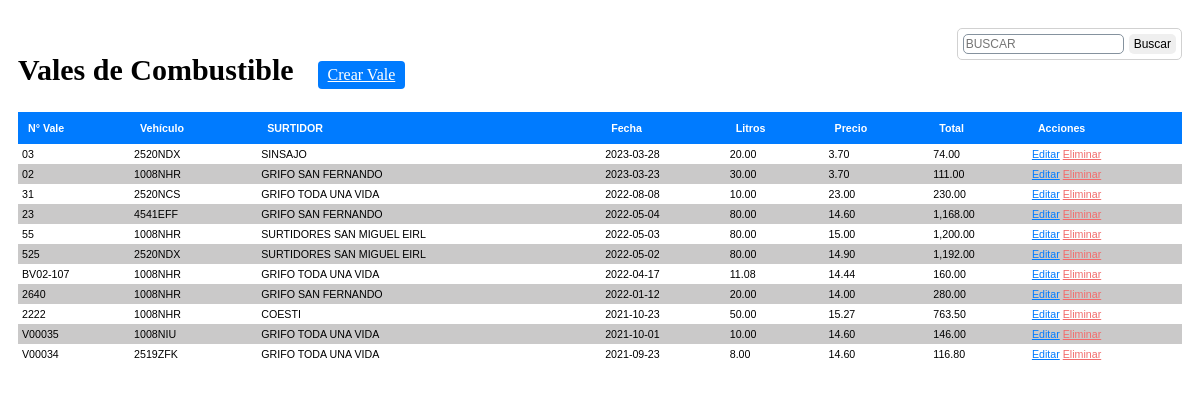
Screenshot of /paginas/vale/listarvale.php (signed in) with the database file from the repository.
### tables this page shows
CREATE TABLE `vale` (
  `idvale` int(11) NOT NULL,
  `token` tinytext DEFAULT NULL,
  `numerovale` varchar(15) DEFAULT NULL,
  `idvehiculo` int(11) DEFAULT NULL,
  `idgrifo` int(11) DEFAULT NULL,
  `idconductor` int(11) DEFAULT NULL,
  `fecha` date DEFAULT NULL,
  `kilometraje` double DEFAULT NULL,
  `galonaje` double DEFAULT NULL,
  `precio` double DEFAULT NULL,
  `codcombustible` varchar(15) DEFAULT NULL
);

CREATE TABLE `vehiculo` (
  `idvehiculo` int(11) NOT NULL,
  `token` tinytext DEFAULT NULL,
  `idcombustible` int(11) DEFAULT NULL,
  `placa` varchar(15) DEFAULT NULL,
  `tipo` varchar(100) DEFAULT NULL,
  `anofabricacion` double DEFAULT NULL,
  `marca` varchar(100) DEFAULT NULL,
  `codcombustible` varchar(15) DEFAULT NULL
);

CREATE TABLE `grifo` (
  `idgrifo` int(11) NOT NULL,
  `token` tinytext DEFAULT NULL,
  `nombregrifo` varchar(45) DEFAULT NULL,
  `rucgrifo` varchar(15) DEFAULT NULL,
  `direcciongrifo` varchar(150) DEFAULT NULL,
  `telefonogrifo` varchar(45) DEFAULT NULL,
  `codcombustible` varchar(15) DEFAULT NULL
);

### paginas/vale/listarvale.php (the view, shortened to what this page needs)
<?php
	$codcombustible = $_SESSION["codcombustible"];
	include "../../conexion.php";
?>
<!DOCTYPE html>
<html lang="en">
<head>
  <link rel="stylesheet" href="plugins/fontawesome-free/css/all.min.css">
  <link rel="stylesheet" href="https://code.ionicframework.com/ionicons/2.0.1/css/ionicons.min.css">
  <link href="../css/style.css" rel="stylesheet">
</head>
<body>
<section id="container">
	<div class="margen">
		<h1>Vales de Combustible</h1>
		<a href="registrovale.php" class="btn_new">Crear Vale</a>
		<form action="listarvale.php" method="get" class="form_search">
			<input type="text" name="busqueda" id="busqueda" placeholder="Buscar" style="text-transform:uppercase">
			<input type="submit" value="Buscar" class="btn_search">
		</form>
		<table>
			<tr>
				<th>N° Vale</th>
				<th>Vehículo</th>
				<th>SURTIDOR</th>
				<th>Fecha</th>
				<th>Litros</th>
				<th>Precio</th>
				<th>Total</th>
				<th>Acciones</th>
			</tr>
		<?php
			if (sizeof($_REQUEST)>0) {
				$busqueda = strtoupper($_REQUEST['busqueda']);
				$busqueda2=lista($busqueda);
			} else {
					$busqueda = "";
			}
			$encontrado2='NO';
			if($encontrado2 == 'SI'){
				$query = mysqli_query($conection,"SELECT vale.idvale, vale.token, vale.numerovale, vehiculo.placa, grifo.nombregrifo, vale.fecha, vale.galonaje, vale.precio, ( vale.galonaje * vale.precio)AS total FROM vale
													INNER JOIN vehiculo ON vale.idvehiculo = vehiculo.idvehiculo
													INNER JOIN grifo ON vale.idgrifo = grifo.idgrifo
													INNER JOIN conductor ON vale.idconductor = conductor.idconductor
													WHERE vale.codcombustible = '$codcombustible' ORDER BY vale.fecha DESC");
			}else{
				$query = mysqli_query($conection,"SELECT vale.idvale, vale.token, vale.numerovale, vehiculo.placa, grifo.nombregrifo, vale.fecha, vale.galonaje, vale.precio, ( vale.galonaje * vale.precio)AS total FROM vale
													INNER JOIN vehiculo ON vale.idvehiculo = vehiculo.idvehiculo
													INNER JOIN grifo ON vale.idgrifo = grifo.idgrifo
													INNER JOIN conductor ON vale.idconductor = conductor.idconductor
													WHERE (vale.numerovale LIKE '%$busqueda%' OR vehiculo.placa LIKE '%$busqueda%' OR grifo.nombregrifo LIKE '%$busqueda%' OR vale.fecha LIKE '%$busqueda%') and vale.codcombustible = '$codcombustible' ORDER BY vale.fecha DESC");
			}
			$result = mysqli_num_rows($query);
			if($result > 0){
				while ($data = mysqli_fetch_array($query)) {
			?>
				<tr>
					<td><?php echo $data['numerovale']; ?></td>
					<td><?php echo $data['placa']; ?></td>
					<td><?php echo $data['nombregrifo']; ?></td>
					<td><?php echo $data['fecha']; ?></td>
					<td ><?php echo number_format($data['galonaje'],2); ?></td>
					<td ><?php echo number_format($data['precio'],2); ?></td>
					<td ><?php echo number_format($data['total'],2); ?></td>
					<td>
						<a class="link_edit" href="editarvale.php?token=<?php echo $data['token']; ?>">Editar</a>
						<a class="link_delete" href="eliminarvale.php?token=<?php echo $data['token']; ?>">Eliminar</a>
					</td>
				</tr>
		<?php
				}
			}
		 ?>
		</table>
	</div>
</section>
</body>
</html>

### paginas/css/style.css (style rules this page uses)
#container { background: #FFF; padding: 10px 0; }
form { background: #FFF; margin: auto; padding: 20px 50px; border: 1px solid #d1d1d1; }
input,select,textarea { display: block; font-size: 9pt; padding: 2px; border: 1px solid #85929e; border-radius: 5px; }
.margen { margin: 10px; }
#container h1 { font-size: 30px; display: inline-block; }
.btn_new { display: inline-block; background: #007bff; color: #FFF; padding: 5px 10px; border-radius: 4px; margin: 20px; }
table { border-collapse: collapse; font-size: 8pt; font-family: 'arial'; width: 100%; }
table th { text-align: left; padding: 10px; background: #007bff; color: #FFF; }
table tr:nth-child(odd) { background: rgb(202, 201, 201); }
table td { padding: 4px; }
.link_edit { color: #007bff; }
.link_delete { color: #f26b6b; }
.form_search { display: -webkit-flex; display: -moz-flex; display: -ms-flex; display: -o-flex; display: flex; float: right; background: initial; padding: 5px; border-radius: 5px; }
.form_search .btn_search { background: #007bff color: #FFF; padding: 0 5px; border: 0; cursor: pointer; margin-left: 5px; }

### rows the page displays
vale: numerovale "03", idvehiculo.placa "2520NDX", idgrifo.nombregrifo "SINSAJO", fecha "2023-03-28", galonaje "20.00", precio "3.70", total "74.00"
vale: numerovale "02", idvehiculo.placa "1008NHR", idgrifo.nombregrifo "GRIFO SAN FERNANDO", fecha "2023-03-23", galonaje "30.00", precio "3.70", total "111.00"
vale: numerovale "31", idvehiculo.placa "2520NCS", idgrifo.nombregrifo "GRIFO TODA UNA VIDA", fecha "2022-08-08", galonaje "10.00", precio "23.00", total "230.00"
vale: numerovale "23", idvehiculo.placa "4541EFF", idgrifo.nombregrifo "GRIFO SAN FERNANDO", fecha "2022-05-04", galonaje "80.00", precio "14.60", total "1,168.00"
vale: numerovale "55", idvehiculo.placa "1008NHR", idgrifo.nombregrifo "SURTIDORES SAN MIGUEL EIRL", fecha "2022-05-03", galonaje "80.00", precio "15.00", total "1,200.00"
vale: numerovale "525", idvehiculo.placa "2520NDX", idgrifo.nombregrifo "SURTIDORES SAN MIGUEL EIRL", fecha "2022-05-02", galonaje "80.00", precio "14.90", total "1,192.00"
vale: numerovale "BV02-107", idvehiculo.placa "1008NHR", idgrifo.nombregrifo "GRIFO TODA UNA VIDA", fecha "2022-04-17", galonaje "11.08", precio "14.44", total "160.00"
vale: numerovale "2640", idvehiculo.placa "1008NHR", idgrifo.nombregrifo "GRIFO SAN FERNANDO", fecha "2022-01-12", galonaje "20.00", precio "14.00", total "280.00"
vale: numerovale "2222", idvehiculo.placa "1008NHR", idgrifo.nombregrifo "COESTI", fecha "2021-10-23", galonaje "50.00", precio "15.27", total "763.50"
vale: numerovale "V00035", idvehiculo.placa "1008NIU", idgrifo.nombregrifo "GRIFO TODA UNA VIDA", fecha "2021-10-01", galonaje "10.00", precio "14.60", total "146.00"
vale: numerovale "V00034", idvehiculo.placa "2519ZFK", idgrifo.nombregrifo "GRIFO TODA UNA VIDA", fecha "2021-09-23", galonaje "8.00", precio "14.60", total "116.80"
